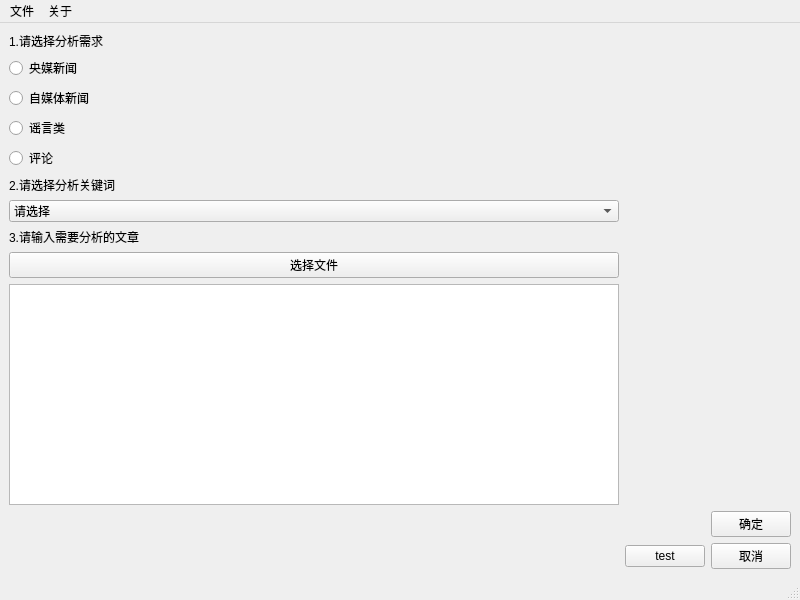
<?xml version="1.0" encoding="UTF-8"?>
<ui version="4.0">
 <class>MainWindow</class>
 <widget class="QMainWindow" name="MainWindow">
  <property name="geometry">
   <rect>
    <x>0</x>
    <y>0</y>
    <width>800</width>
    <height>600</height>
   </rect>
  </property>
  <property name="windowTitle">
   <string>QAQ</string>
  </property>
  <widget class="QWidget" name="centralwidget">
   <layout class="QGridLayout" name="gridLayout">
    <item row="0" column="0">
     <widget class="QLabel" name="label">
      <property name="text">
       <string>1.请选择分析需求</string>
      </property>
     </widget>
    </item>
    <item row="2" column="0">
     <widget class="QRadioButton" name="radioButton_2">
      <property name="text">
       <string>自媒体新闻</string>
      </property>
     </widget>
    </item>
    <item row="3" column="0">
     <widget class="QRadioButton" name="radioButton_3">
      <property name="text">
       <string>谣言类</string>
      </property>
     </widget>
    </item>
    <item row="11" column="2">
     <widget class="QPushButton" name="pushButton_2">
      <property name="text">
       <string>取消</string>
      </property>
     </widget>
    </item>
    <item row="7" column="0">
     <widget class="QLabel" name="label_3">
      <property name="text">
       <string>3.请输入需要分析的文章</string>
      </property>
     </widget>
    </item>
    <item row="8" column="0">
     <widget class="QPushButton" name="pushButton_3">
      <property name="text">
       <string>选择文件</string>
      </property>
     </widget>
    </item>
    <item row="9" column="0">
     <widget class="QTextEdit" name="textEdit"/>
    </item>
    <item row="10" column="2">
     <widget class="QPushButton" name="pushButton">
      <property name="text">
       <string>确定</string>
      </property>
     </widget>
    </item>
    <item row="1" column="0">
     <widget class="QRadioButton" name="radioButton">
      <property name="minimumSize">
       <size>
        <width>91</width>
        <height>0</height>
       </size>
      </property>
      <property name="text">
       <string>央媒新闻</string>
      </property>
     </widget>
    </item>
    <item row="5" column="0">
     <widget class="QLabel" name="label_2">
      <property name="text">
       <string>2.请选择分析关键词</string>
      </property>
     </widget>
    </item>
    <item row="4" column="0">
     <widget class="QRadioButton" name="radioButton_4">
      <property name="text">
       <string>评论</string>
      </property>
     </widget>
    </item>
    <item row="6" column="0">
     <widget class="QComboBox" name="comboBox">
      <item>
       <property name="text">
        <string>请选择</string>
       </property>
      </item>
      <item>
       <property name="text">
        <string>高兴
</string>
       </property>
      </item>
      <item>
       <property name="text">
        <string>愤怒
</string>
       </property>
      </item>
      <item>
       <property name="text">
        <string>恐惧
</string>
       </property>
      </item>
      <item>
       <property name="text">
        <string>悲哀
</string>
       </property>
      </item>
      <item>
       <property name="text">
        <string>着急
</string>
       </property>
      </item>
      <item>
       <property name="text">
        <string>喜爱
</string>
       </property>
      </item>
      <item>
       <property name="text">
        <string>怨恨
</string>
       </property>
      </item>
      <item>
       <property name="text">
        <string>烦闷
</string>
       </property>
      </item>
      <item>
       <property name="text">
        <string>忧愁
</string>
       </property>
      </item>
      <item>
       <property name="text">
        <string>抑郁
</string>
       </property>
      </item>
      <item>
       <property name="text">
        <string>自豪
</string>
       </property>
      </item>
      <item>
       <property name="text">
        <string>委屈
</string>
       </property>
      </item>
      <item>
       <property name="text">
        <string>羞愧
</string>
       </property>
      </item>
      <item>
       <property name="text">
        <string>懊悔
</string>
       </property>
      </item>
      <item>
       <property name="text">
        <string>惊奇
</string>
       </property>
      </item>
      <item>
       <property name="text">
        <string>警觉
</string>
       </property>
      </item>
      <item>
       <property name="text">
        <string>疑惑
</string>
       </property>
      </item>
      <item>
       <property name="text">
        <string>同情
</string>
       </property>
      </item>
      <item>
       <property name="text">
        <string>满意
</string>
       </property>
      </item>
      <item>
       <property name="text">
        <string>敬佩
</string>
       </property>
      </item>
      <item>
       <property name="text">
        <string>感激
</string>
       </property>
      </item>
      <item>
       <property name="text">
        <string>思念
</string>
       </property>
      </item>
      <item>
       <property name="text">
        <string>轻蔑
</string>
       </property>
      </item>
      <item>
       <property name="text">
        <string>期望
</string>
       </property>
      </item>
      <item>
       <property name="text">
        <string>失望
</string>
       </property>
      </item>
      <item>
       <property name="text">
        <string>孤独
</string>
       </property>
      </item>
      <item>
       <property name="text">
        <string>平静
</string>
       </property>
      </item>
      <item>
       <property name="text">
        <string>高昂
</string>
       </property>
      </item>
      <item>
       <property name="text">
        <string>低落
</string>
       </property>
      </item>
      <item>
       <property name="text">
        <string>无奈
</string>
       </property>
      </item>
     </widget>
    </item>
    <item row="11" column="1">
     <widget class="QPushButton" name="mainButton">
      <property name="text">
       <string>test</string>
      </property>
     </widget>
    </item>
   </layout>
  </widget>
  <widget class="QMenuBar" name="menubar">
   <property name="geometry">
    <rect>
     <x>0</x>
     <y>0</y>
     <width>800</width>
     <height>21</height>
    </rect>
   </property>
   <widget class="QMenu" name="menu">
    <property name="title">
     <string>文件</string>
    </property>
    <addaction name="action"/>
   </widget>
   <widget class="QMenu" name="menu_2">
    <property name="title">
     <string>关于</string>
    </property>
    <addaction name="action_2"/>
   </widget>
   <addaction name="menu"/>
   <addaction name="menu_2"/>
  </widget>
  <widget class="QStatusBar" name="statusbar"/>
  <action name="action">
   <property name="text">
    <string>打开</string>
   </property>
  </action>
  <action name="action_2">
   <property name="text">
    <string>关于我们</string>
   </property>
  </action>
 </widget>
 <resources/>
 <connections/>
</ui>
